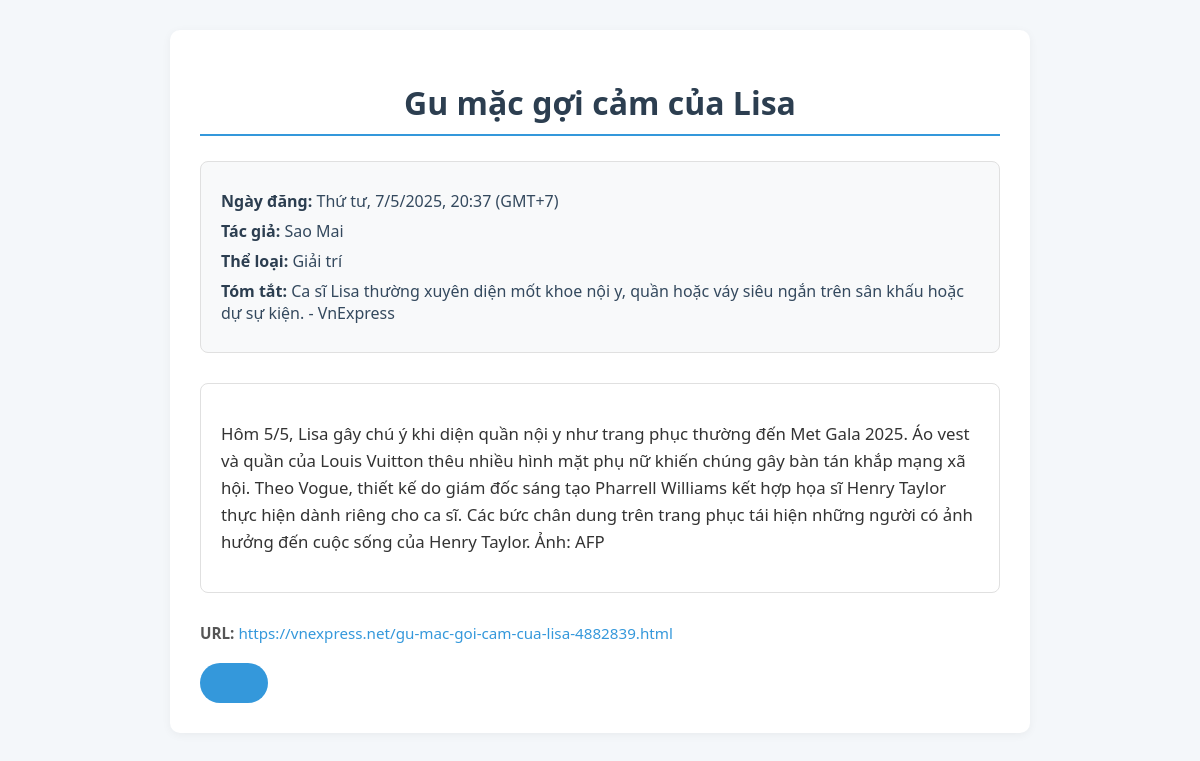
Page /article/179 on the committed database.
### app.py (models this page shows)
class ArticleModel(db.Model):
    __tablename__ = 'articles'
    id = db.Column(db.Integer, primary_key=True)
    url = db.Column(db.String)
    title = db.Column(db.String)
    description = db.Column(db.String)
    page_contents = db.Column(db.Text)
    category = db.Column(db.String)
    publish_date = db.Column(db.String)
    author = db.Column(db.String)

### app.py (the view)
@app.route('/article/<int:article_id>')
def article_detail(article_id):
    article = ArticleModel.query.get_or_404(article_id)
    return render_template('article_detail.html', article=article)

### templates/article_detail.html (shortened to what this page needs)
<!DOCTYPE html>
<html>
<head>
</head>
<body>
    <div class="container">
        <h1>{{ article.title }}</h1>
        <div class="info">
            <p><strong>Ngày đăng:</strong> {{ article.publish_date }}</p>
            <p><strong>Tác giả:</strong> {{ article.author }}</p>
            <p><strong>Thể loại:</strong> {{ article.category }}</p>
            <p><strong>Tóm tắt:</strong> {{ article.description }}</p>
        </div>
        <div class="content">
            <p>{{ article.page_contents }}</p>
        </div>
        <div class="url">
            <strong>URL:</strong>
            <a href="{{ article.url }}" target="_blank">{{ article.url }}</a>
        </div>
        <a class="back-link" href="/articles">
            <box-icon name='arrow-back'></box-icon>
        </a>
    </div>
</body>
</html>

### templates/article_detail.html (style rules this page uses)
body { font-family: 'Segoe UI', Arial, sans-serif; margin: 0; background-color: #f4f7fa; color: #333; min-height: 100vh; padding: 30px; display: flex; justify-content: center; align-items: flex-start; }
.container { background-color: #ffffff; border-radius: 10px; padding: 30px; max-width: 800px; width: 100%; box-shadow: 0 2px 10px rgba(0, 0, 0, 0.05); }
h1 { text-align: center; font-size: 2em; color: #2c3e50; margin-bottom: 25px; border-bottom: 2px solid #3498db; padding-bottom: 10px; }
.info { margin-bottom: 30px; background-color: #f8f9fa; border-radius: 8px; padding: 20px; border: 1px solid #e0e0e0; }
.info p { margin: 8px 0; font-size: 1em; color: #34495e; }
.info p strong { color: #2c3e50; font-weight: 600; }
.content { margin-bottom: 30px; line-height: 1.6; font-size: 1.05em; color: #333; background-color: #fff; border-radius: 8px; padding: 20px; border: 1px solid #e0e0e0; }
.url { font-size: 0.95em; color: #555; word-break: break-word; margin-bottom: 20px; }
.url a { color: #3498db; text-decoration: none; transition: color 0.3s; }
.back-link { display: inline-flex; align-items: center; padding: 10px 20px; background-color: #3498db; color: white; text-decoration: none; border-radius: 25px; transition: background-color 0.3s, transform 0.2s; }
.back-link box-icon { width: 20px; height: 20px; margin-right: 8px; }

### rows in the picture
ArticleModel: title "Gu mặc gợi cảm của Lisa", publish_date "Thứ tư, 7/5/2025, 20:37 (GMT+7)", author "Sao Mai", category "Giải trí", description "Ca sĩ Lisa thường xuyên diện mốt khoe nội y, quần hoặc váy siêu ngắn trên sân khấu hoặc dự sự kiện. - VnExpress", page_contents "Hôm 5/5, Lisa gây chú ý khi diện quần nội y như trang phục thường đến Met Gala 2025. Áo vest và quần của Louis Vuitton thêu nhiều hình mặt phụ nữ khiến chúng gây bàn tán khắp mạng xã hội. Theo Vogue, thiết kế do giám đốc sáng tạo Pharrell Williams kết hợp họa sĩ Henry Taylor thực hiện dành riêng cho ca sĩ. Các bức chân dung trên trang phục tái hiện những người có ảnh hưởng đến cuộc sống của Henry Taylor. Ảnh: AFP", url "https://vnexpress.net/gu-mac-goi-cam-cua-lisa-4882839.html"
